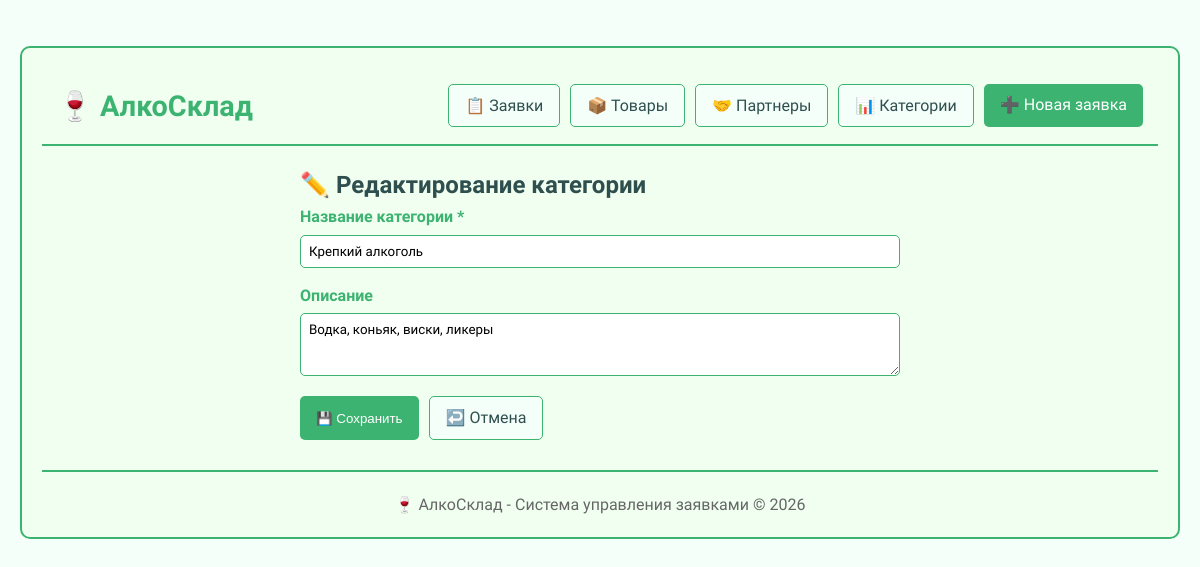
The app's page /category/edit/2 with its own data.
### app.py (models this page shows, shortened)
class ProductCategory(db.Model):
    __tablename__ = 'product_categories'
    __table_args__ = {'extend_existing': True}
    id = db.Column(db.Integer, primary_key=True)
    name = db.Column(db.String(255), nullable=False, unique=True)
    description = db.Column(db.Text)
    products = db.relationship('Product', backref='category', lazy=True)

### app.py (the view, shortened to what this page needs)
@app.route('/category/edit/<int:id>', methods=['GET', 'POST'])
def edit_category(id):
    category = ProductCategory.query.get_or_404(id)
    return render_template('category_form.html', category=category)

### templates/category_form.html (shortened to what this page needs)
﻿{% extends "base.html" %}
{% block content %}
<div class="form-container">
    <h2>{{ '✏️ Редактирование категории' if category else '➕ Добавление новой категории' }}</h2>
    <form method="POST" onsubmit="return validateForm()">
        <div class="form-group">
            <label for="name">Название категории *</label>
            <input type="text" id="name" name="name" value="{{ category.name if category else '' }}" required
                   minlength="2" maxlength="255" pattern="[А-Яа-яЁёA-Za-z0-9\s\-]+"
                   title="Только буквы, цифры, пробелы и дефисы">
        </div>
        <div class="form-group">
            <label for="description">Описание</label>
            <textarea id="description" name="description" rows="3" maxlength="1000">{{ category.description if category else '' }}</textarea>
        </div>
        <div class="form-actions">
            <button type="submit" class="btn btn-primary">{{ '💾 Сохранить' if category else '✅ Добавить' }}</button>
            <a href="{{ url_for('categories') }}" class="btn">↩️ Отмена</a>
        </div>
    </form>
</div>
{% endblock %}

### static/css/style.css (style rules this page uses)
body { background-color: #F5FFFA; padding: 20px; color: #2F4F4F; line-height: 1.6; }
.btn { background-color: #F5FFFA; color: #2F4F4F; padding: 8px 16px; text-decoration: none; border: 1px solid #3CB371; border-radius: 5px; transition: all 0.3s; display: inline-block; }
.btn-primary { background-color: #3CB371; color: white; border: none; }
.form-container { max-width: 600px; margin: 0 auto; }
.form-group { margin-bottom: 15px; }
.form-group label { display: block; margin-bottom: 5px; font-weight: bold; color: #3CB371; }
.form-group input, .form-group select, .form-group textarea { width: 100%; padding: 8px; border: 1px solid #3CB371; border-radius: 5px; font-family: inherit; }
.form-actions { display: flex; gap: 10px; margin-top: 20px; }

### templates/base.html (style rules this page uses)
body { font-family: 'Corbel', 'Segoe UI', Tahoma, Geneva, Verdana, sans-serif; }

### records on screen
ProductCategory: name "Крепкий алкоголь", description "Водка, коньяк, виски, ликеры"

### other values on screen
{{ '💾 Сохранить' if category else '✅ Добавить' }} "💾 Сохранить"
